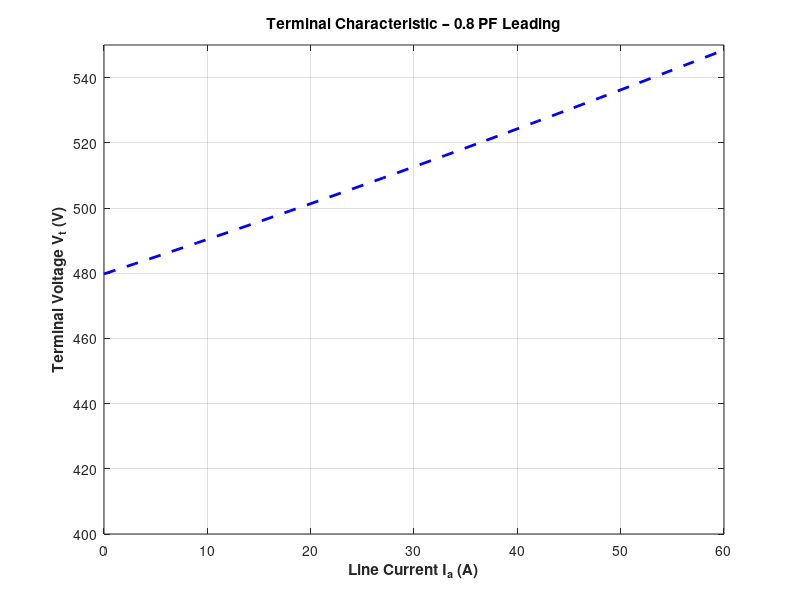

The MATLAB script that drew this image:
% term_char_leading.m
% Terminal characteristic for 0.8 PF LEADING load

clear; clc;

% Generator & system specs
e_a = 277.0;            % Internal generated voltage (phase, V)
x_s = 1.0;              % Synchronous reactance (Ω)
i_a = 0:3:60;           % Line currents from 0 to 60 A (21 points)

% Power-factor angle
pf = 0.8;
theta = acos(pf);       % θ = 36.87° (leading means current phasor ∠+θ)

% Preallocate
v_phase = zeros(size(i_a));

% Compute V_phase for each Ia
for k = 1:length(i_a)
    % Current phasor leads voltage by θ → ∠+θ
    I = i_a(k) * (cos(+theta) + 1i*sin(+theta));
    % Voltage drop across reactance = j Xs I
    V_drop = 1i * x_s * I;
    % Terminal phase voltage = Ea – jXs·I
    Vph = e_a - V_drop;
    v_phase(k) = abs(Vph);
end

% Convert to line voltage
v_t = v_phase * sqrt(3);

% Plot
figure;
plot(i_a, v_t, 'b--', 'LineWidth', 2);
grid on; hold on;
xlabel('Line Current I_a (A)', 'FontWeight','bold');
ylabel('Terminal Voltage V_t (V)', 'FontWeight','bold');
title('Terminal Characteristic – 0.8 PF Leading', 'FontWeight','bold');
axis([0 60 400 550]);
